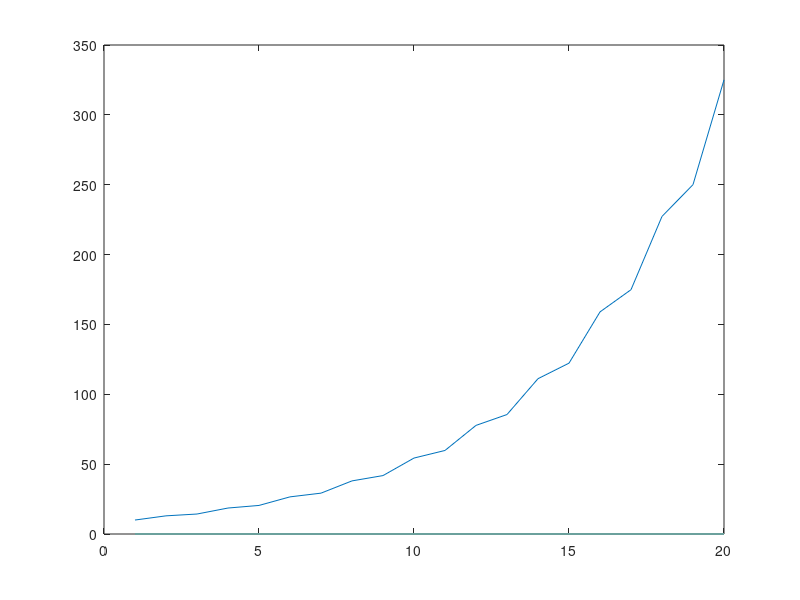

This chart was generated by the following MATLAB code:
A2=2;
A1=1;
s=.2;
delta=.1;
k=zeros(20);
k(1)=10;
for i=2:20
    if i/2==round(i/2)
        k(i)=s*A2*k(i-1)+(1-delta)*k(i-1);
    else
        k(i)=s*A1*k(i-1)+(1-delta)*k(i-1);
    end
end
plot(k)